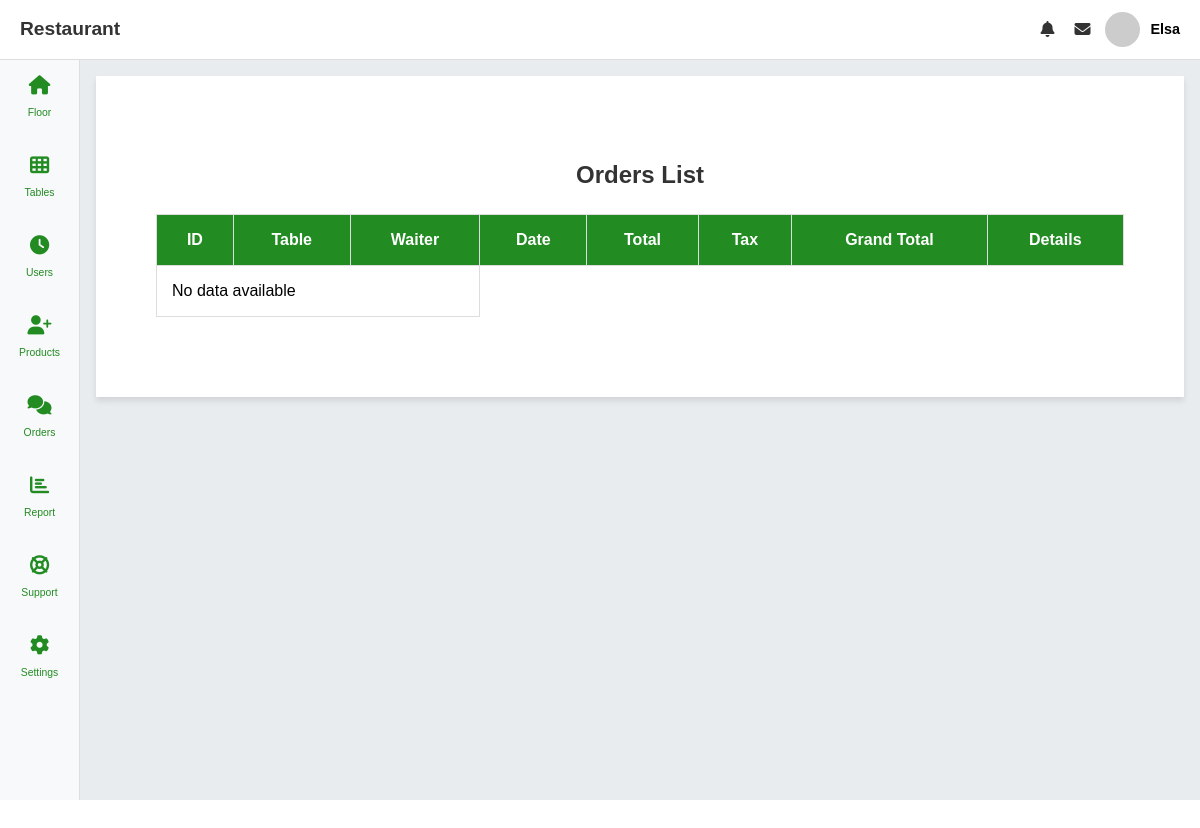
The app's page /orders.php (signed in), older data.
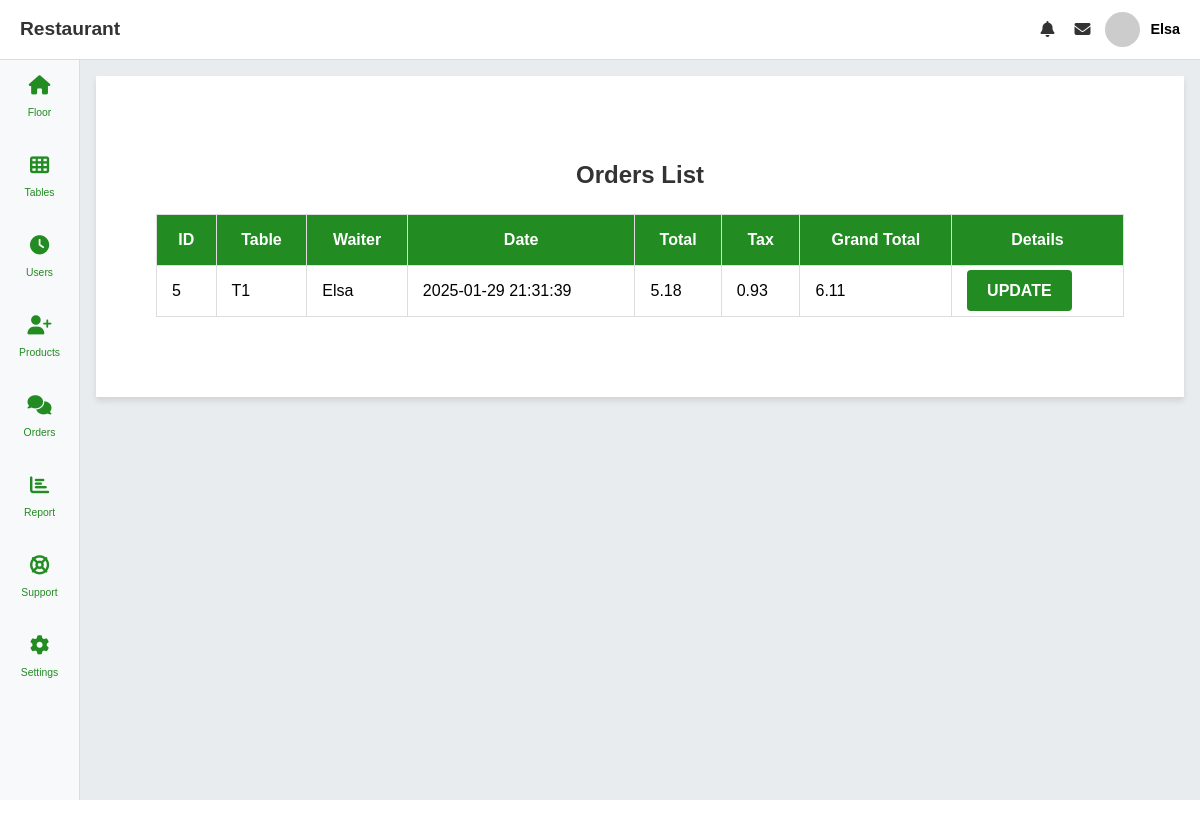
The same page, newer data.
### tables this page shows
CREATE TABLE `orders` (
  `order_id` int(11) NOT NULL,
  `table_id` int(11) NOT NULL,
  `waiter_name` varchar(255) NOT NULL,
  `order_datetime` datetime NOT NULL,
  `total` decimal(10,2) NOT NULL,
  `tax` decimal(10,2) NOT NULL,
  `grand_total` decimal(10,2) NOT NULL
);

CREATE TABLE `tables` (
  `table_id` int(11) NOT NULL,
  `table_name` varchar(50) DEFAULT NULL,
  `table_floor` int(11) DEFAULT NULL,
  `table_row` int(11) NOT NULL
);

### classes/Orders.php (called while the page is built, shortened)
<?php
class Orders {
    public function getOrders()
    {
        $config = new Database();
        $conn = $config->getConnection();
        $sql = "SELECT o.*, t.table_name FROM orders o inner join tables t on t.table_id = o.table_id;";
        $result = mysqli_query($conn, $sql);
        if (mysqli_num_rows($result) > 0) {
            while ($row = mysqli_fetch_assoc($result)) {
                $floors[] = $row;
            }
            return $floors;
        } else {
            return array();
        }
    }
}
?>

### orders.php (the view, shortened to what this page needs)
<?php
require_once 'includes/header.php';
require_once 'classes/Orders.php';
$tables = new Orders();
$getTables = $tables->getOrders();
?>
<div class="tables" style="width: 100%!important;">
    <div class="tables-body">
        <div class="tab-content" id="outdoor">
            <div class="container">
                <h2>Orders List</h2>
                <table id="tablesTable" class="display" style="width:100%">
                    <thead>
                        <tr>
                            <th>ID</th>
                            <th>Table</th>
                            <th>Waiter</th>
                            <th>Date</th>
                            <th>Total</th>
                            <th>Tax</th>
                            <th>Grand Total</th>
                            <th>Details</th>
                        </tr>
                    </thead>
                    <tbody>
                        <?php if (!empty($getTables)) {
                            foreach ($getTables as $table) { ?>
                                <tr>
                                    <td><?php echo htmlspecialchars($table['order_id']); ?></td>
                                    <td><?php echo htmlspecialchars($table['table_name']); ?></td>
                                    <td><?php echo htmlspecialchars($table['waiter_name']); ?></td>
                                    <td><?php echo htmlspecialchars($table['order_datetime']); ?></td>
                                    <td><?php echo htmlspecialchars($table['total']); ?></td>
                                    <td><?php echo htmlspecialchars($table['tax']); ?></td>
                                    <td><?php echo htmlspecialchars($table['grand_total']); ?></td>
                                    <td><a class="btn-submit btn-update" href="order-details.php?id=<?php echo htmlspecialchars($table['order_id']); ?>">Update</a></td>
                                </tr>
                            <?php }
                        } else { ?>
                            <tr>
                                <td colspan="3">No data available</td>
                            </tr>
                        <?php } ?>
                    </tbody>
                </table>
            </div>
        </div>
    </div>
</div>
<?php
require_once 'includes/footer.php';
?>

Row changes from the older to the newer data that the page shows:
added orders: order_id "5", table.table_name "T1", waiter_name "Elsa", order_datetime "2025-01-29 21:31:39", total "5.18", tax "0.93", grand_total "6.11"
Text that changed along with them:
text no longer shown: "No data available"
